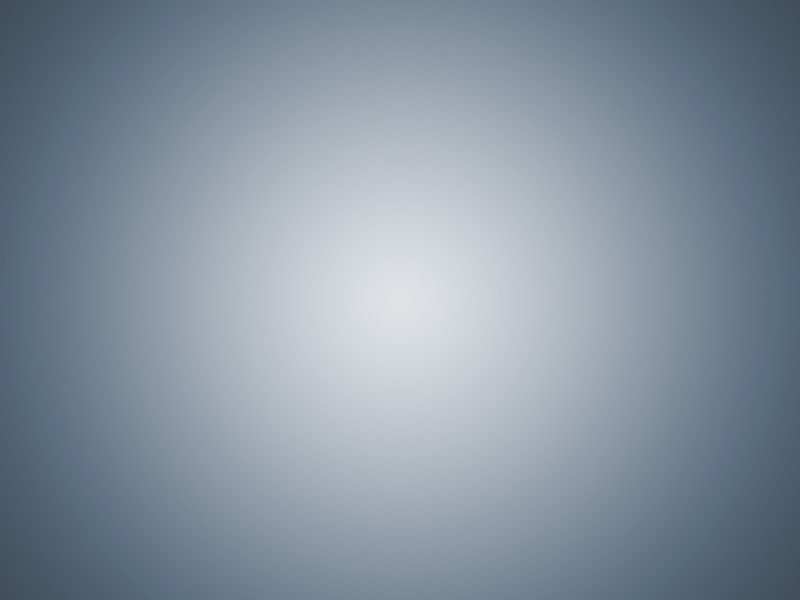
#> input picture examples/NodeBox-Site/creature & evolution/evolution/g/arena.jpg, 800 x 600 px
$ python vdiff.py '../../examples/NodeBox-Site/creature & evolution/evolution/g/arena.jpg' '../../examples/NodeBox-Site/creature & evolution/evolution/g/factory.jpg' 100   (Python 2 division)
#> lines starting #> are read from the running program, lines starting #| are printed output that depends on the picture; long printed decimals are rounded
# import os
import PIL.Image as Image

HTML_HEADER = r'''
<!DOCTYPE HTML PUBLIC "-//W3C//DTD HTML 4.01//EN" "http://www.w3.org/TR/html4/strict.dtd">
<head>
<meta http-equiv="content-type" content="text/html; charset=utf-8">
<title>Vdiff Test Results</title>
<style type="text/css" media="all">
body { margin: 20px 0 20px 150px; }
body, td, th { font: 11px/1.5em "Lucida Grande", sans-serif; }
h1 { font-size: 160%; padding: 0; margin: 0em 0 -2em 0; }
h2 { font-size: 130%; padding: 0; margin: 4em 0 0.2em 0; clear:both; }
img { float: left; border: 1px solid #000; margin: 2px; }
.different table { background: red; }
table.statistics { margin:2px; width:16em; border:1px solid #666; }
table.statistics td { font-weight: bold; text-align: right; padding: 2px 5px; }
table.statistics td + td { font-weight: normal; text-align: left; }
tr.even { background: #eee; }
tr.odd { background: #ddd; }
</style>
</head>
<body>
<h1>vdiff tests</h1>
'''

HTML_FOOTER = r'''
</body>
</html>
'''

# py3 stuff
py3 = False
try:
    unicode('')
    punicode = unicode
    pstr = str
    punichr = unichr
except NameError:
    punicode = str
    pstr = bytes
    py3 = True
    punichr = chr
    long = int


# [28 lines left out: functions format_stats, format_stats_list, not called in this run]

def compare_pixel(px1, px2):
    if px1 == px2:
        return 0
    r1, g1, b1, a1 = px1
    r2, g2, b2, a2 = px2
    return abs(r1-r2) + abs(g1-g2) + abs(b1-b2) + abs(a1-a2)

def visual_diff(img1, img2, threshold=0, stop_on_diff=False):
    if isinstance(img1, str) or isinstance(img1, punicode):
        img1 = Image.open(img1)
        img1 = img1.convert("RGBA")
    if isinstance(img2, str) or isinstance(img2, punicode):
        img2 = Image.open(img2)
        img2 = img2.convert("RGBA")
    assert img1.size == img2.size
    w, h = img1.size
    data1 = img1.getdata()
    data2 = img2.getdata()
    size = len(data1)
    differences = []
    for i in range(size):
        delta = compare_pixel(data1[i], data2[i])
        if delta > threshold:
            x = i % w
            y = i / w
            differences.append( ( (x, y), data1[i], data2[i], delta ) )
            if stop_on_diff:
                # print data1[i], data2[i]
                break
    return differences

def make_comparison_image(size, differences):
    img = Image.new("L", size, color=255)
    for pos, d1, d2, delta in differences:
        img.putpixel(pos, 255-delta)
    return img

# [5 lines left out: function isEqual, not called in this run]

class Statistics(object):
    def __init__(self, fname1, fname2, differences=None, name=""):
        self.fname1 = fname1
        self.fname2 = fname2
        if differences is None:
            differences = visual_diff(fname1, fname2)
        self.differences = differences
        self.name = name

        img1 = Image.open(fname1)
        self.width, self.height = img1.size

        self._comparison_image = None
        self.comparison_image_fname = None
        self.calculate()

    def calculate(self):
        diff = self.differences

        total_delta = 0
        max_delta = 0
        for pos, d1, d2, delta in diff:
            total_delta += delta
            max_delta = max(max_delta, delta)
        self.total_delta = total_delta
        self.max_delta = max_delta
        self.mean = mean = total_delta / float(self.width * self.height)

        stdev = 0
        for pos, d1, d2, delta in diff:
            stdev += pow(delta-mean, 2)
        stdev /= float(self.width * self.height)
        self.stdev = stdev

    def _get_size(self):
        return self.width, self.height
    size = property(_get_size)

    def _get_number_of_differences(self):
        return len(self.differences)
    number_of_differences = property(_get_number_of_differences)

    def _get_comparison_image(self):
        if self._comparison_image is None:
            self._comparison_image = make_comparison_image(self.size, self.differences)
        return self._comparison_image
    comparison_image = property(_get_comparison_image)

    def save_comparison_image(self, fname):
        self.comparison_image.save(fname)
        self.comparison_image_fname = fname

    def __str__(self):
        return "<Statistics diff:%s total_delta:%s max_delta:%s mean:%.4f stdev:%.4f>" % (
            len(self.differences), self.total_delta, self.max_delta, self.mean, self.stdev)

def statistics(fname1, fname2, threshold=0):
    diff = visual_diff(fname1, fname2)
#> in visual_diff, img1 is the input picture: PIL image 800x600 RGB; mean R, G, B 133.3, 146.6, 160
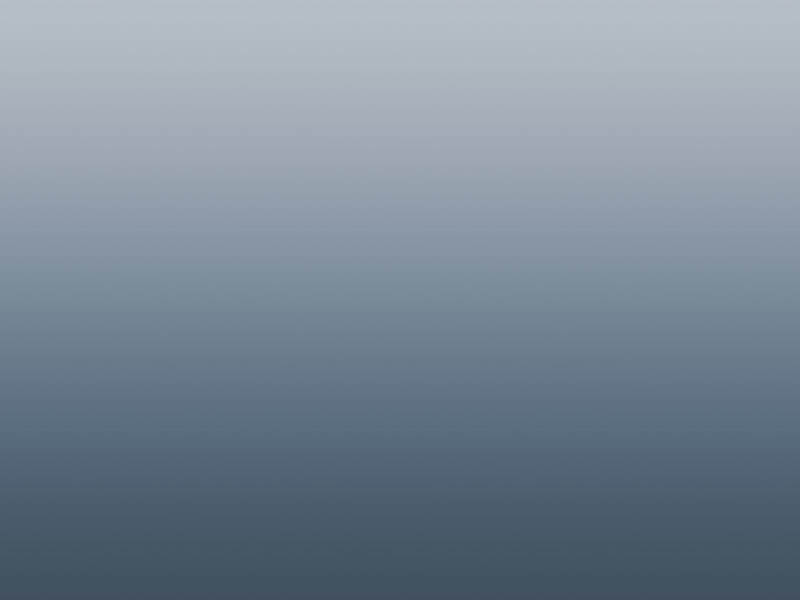
#> input picture examples/NodeBox-Site/creature & evolution/evolution/g/factory.jpg, 800 x 600 px
#> in visual_diff, img2 is the input picture: PIL image 800x600 RGB; mean R, G, B 122.1, 136.2, 150
#> in visual_diff, `size = len(data1)`: size = 480000
#> the loop in visual_diff, `for i in range(size):` made 480000 passes
#> delta on passes 1 to 12: 337, 337, 337, 337, 337, 337, 337, 337, 337, 337, 334, 334
    stats = Statistics(fname1, fname2, diff)
#> the loop in calculate, `for pos, d1, d2, delta in diff:` made 476845 passes
#> (pos, d1, delta) on passes 1 to 3: ((0, 0), (65, 79, 92, 255), 337), ((1, 0), (65, 79, 92, 255), 337), ((2, 0), (65, 79, 92, 255), 337)

    print( "Differences:", len(stats.differences) )
#| Differences: 476845
    print( "Total delta:", stats.total_delta )
#| Total delta: 62088470
    print( "Max delta:", stats.max_delta )
#| Max delta: 337
    print( "Mean:", stats.mean )
#| Mean: 129.351
    print( "Stdev:", stats.stdev )
#| Stdev: 6605.243

    stats.comparison_image.save('cmp.png')
#> in make_comparison_image, `img = Image.new("L", size, color=255)`: img: PIL image 800x600 L; every value is 255
#> the loop in make_comparison_image, `for pos, d1, d2, delta in differences:` made 476845 passes
#> after the loop in make_comparison_image, `for pos, d1, d2, delta in differences:`:
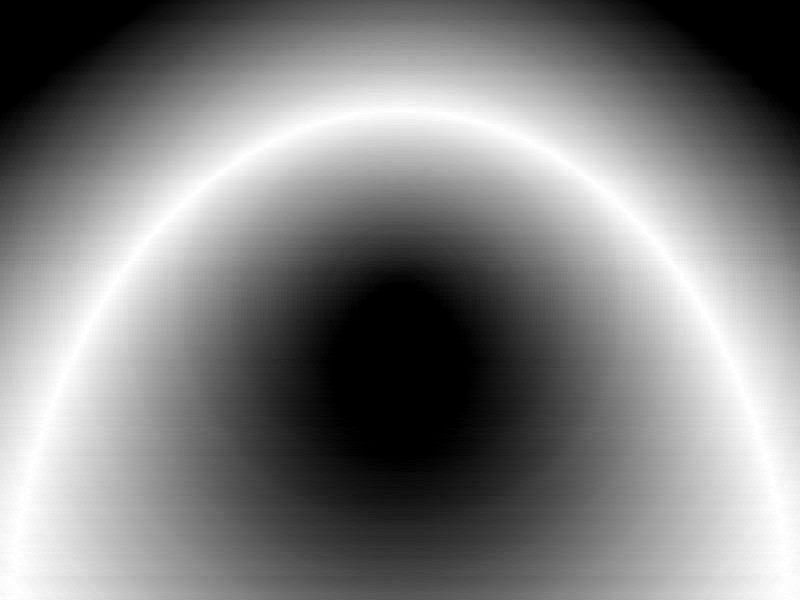
#> img: PIL image 800x600 L; min 0, max 255, mean 127.3

# [23 lines left out: function test_vdiff, not called in this run]

def usage():
    print( """vdiff -- visually compare images
Usage: vdiff <image1> <image2> [threshold]""" )

if __name__=='__main__':
    import sys
    if len(sys.argv) < 3:
        usage()
    else:
        fname1 = sys.argv[1]
        fname2 = sys.argv[2]
        try:
            threshold = int(sys.argv[3])
        except Exception:
            threshold = 0
        statistics(fname1, fname2, threshold)
